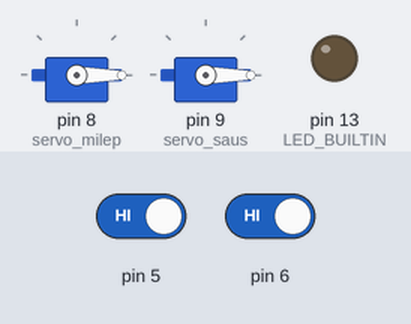
This sketch was run on a simulated Arduino Uno, built with avr-gcc and run on an emulated ATmega328P. Parts: 2 × servo, output pins drawn as LEDs (lit = HIGH). Dashed ring = blinking. Inputs (shaded band) come from the test bench; at power-on: pin 5 HIGH, pin 6 HIGH. What the sketch prints to the serial monitor is not drawn.

Above: at 1.2 s.
1.3 s: pin 5 driven LOW
At 1.5 s:
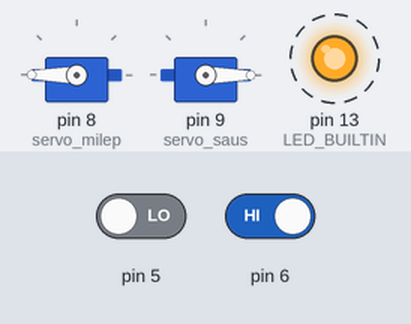
4.3 s: pin 6 driven LOW
At 5.8 s:
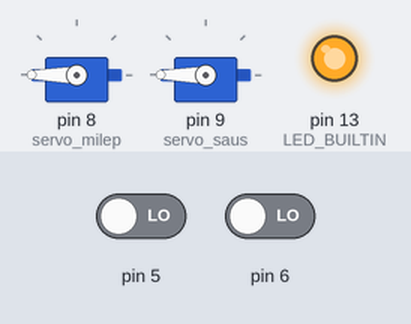
6.1 s: pin 5 driven HIGH
At 6.39 s:
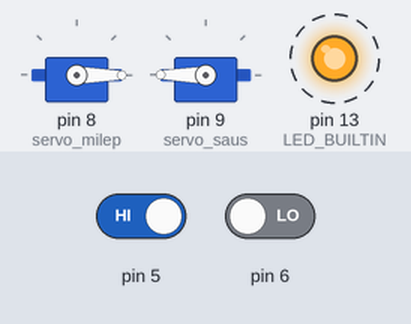
9.1 s: pin 6 driven HIGH
At 9.38 s:
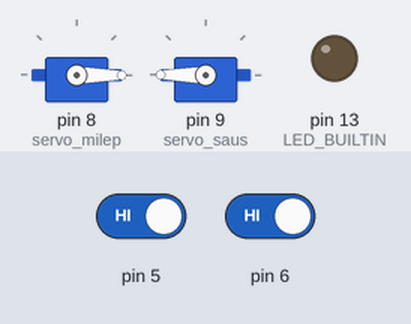
10.9 s: pin 5 driven LOW and pin 6 driven LOW
At 11.05 s:
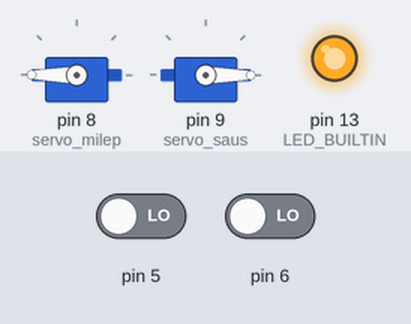
13.9 s: pin 5 driven HIGH and pin 6 driven HIGH
At 15.1 s:
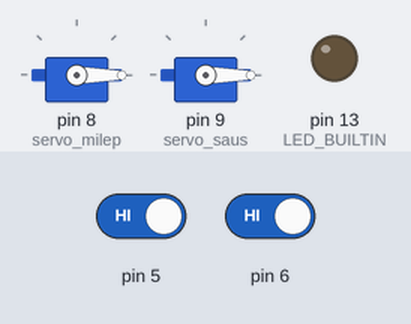
Timing chart, 0 to 16.9 s (numbered marks = the images above; inputs shaded):
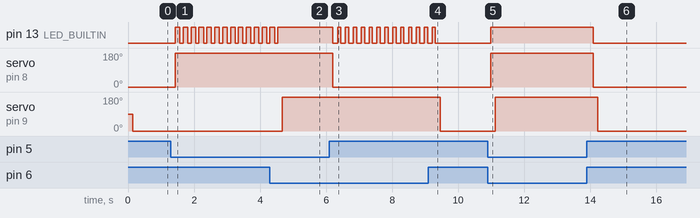

Measured:
- after the input at 1.3 s, pin 13 (LED_BUILTIN): alternates HIGH for 0.14 s and LOW for 0.10 s, starting after 0.13 s; servo on pin 8 (servo_milep): 0° → 180° after 0.13 s
- after the input at 4.3 s, pin 13 (LED_BUILTIN): goes on until 4.5 s, then stays HIGH; servo on pin 9 (servo_saus): 0° → 180° after 0.38 s
- after the input at 6.1 s, pin 13 (LED_BUILTIN): alternates HIGH for 0.10 s and LOW for 0.14 s, starting after 0.11 s; servo on pin 8 (servo_milep): 180° → 0° after 0.11 s
- after the input at 9.1 s, pin 13 (LED_BUILTIN): goes on until 9.3 s, then stays LOW; servo on pin 9 (servo_saus): 180° → 0° after 0.35 s
- after the input at 10.9 s, pin 13 (LED_BUILTIN): LOW → HIGH after 0.08 s; servo on pin 8 (servo_milep): 0° → 180° after 0.08 s; servo on pin 9 (servo_saus): 0° → 180° after 0.22 s
- after the input at 13.9 s, pin 13 (LED_BUILTIN): HIGH → LOW after 0.19 s; servo on pin 8 (servo_milep): 180° → 0° after 0.19 s; servo on pin 9 (servo_saus): 180° → 0° after 0.33 s

The sketch:

arduino_kode.ino
```cpp
#include <SoftwareSerial.h>
#include <Servo.h>

SoftwareSerial ArduinoUno (3, 2);

Servo servo_milep;
Servo servo_saus;
int sensor_milep;
int sensor_saus;

void setup() {
  Serial.begin(2400);
  ArduinoUno.begin(4800);
  pinMode(3, INPUT);
  pinMode(2, OUTPUT);
  servo_milep.attach(8);
  servo_saus.attach(9);
  pinMode(LED_BUILTIN, OUTPUT);
}

void loop() {

  sensor_milep = digitalRead(5);
  sensor_saus = digitalRead(6);

  if(sensor_milep == 0){
    digitalWrite(LED_BUILTIN,HIGH);
    servo_milep.write(180);
    delay(100);
    Serial.println("servo milf on");

    char y = "E";
    ArduinoUno.print(y);
    ArduinoUno.println("\n");
    Serial.println(y);
    delay(30);
  }
  else{
    digitalWrite(LED_BUILTIN,LOW);
    servo_milep.write(0);
    delay(100);
    Serial.println("SERVO MILF OFF");

    char x = "s";
    ArduinoUno.print(x);
    ArduinoUno.println("\n");
    Serial.println(x);
    delay(30);
  }

  if(sensor_saus == 0){
    digitalWrite(LED_BUILTIN,HIGH);
    servo_saus.write(180);
    delay(100);
    Serial.println("Servo saus on");
  } else{
    digitalWrite(LED_BUILTIN,LOW);
    servo_saus.write(0);
    delay(100);
    Serial.println("SERVO SAUCE OFF");
  }
}
```
